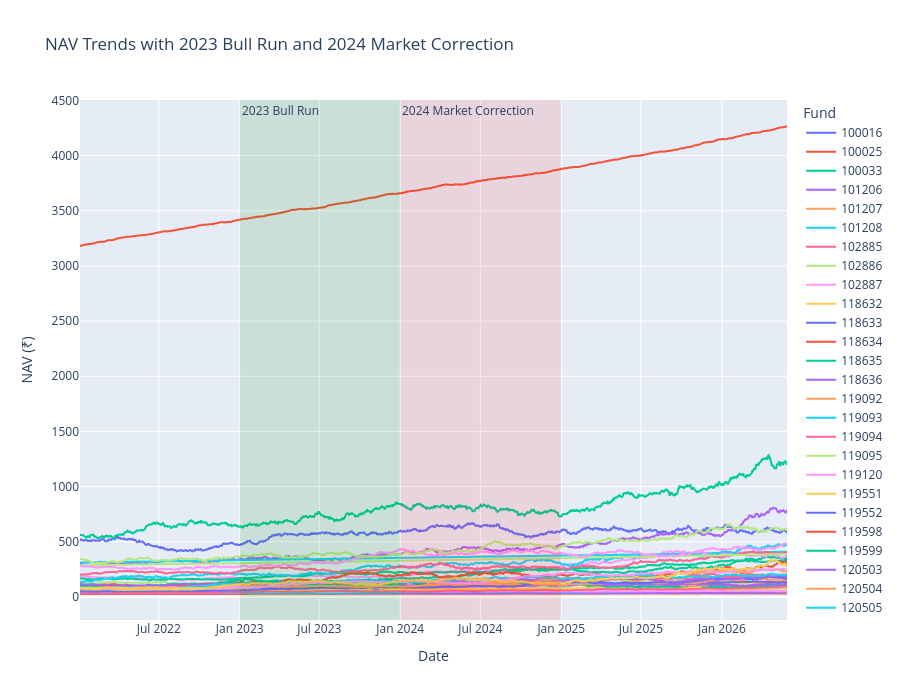

Notebook code cell kept with this figure:
### Code cell
fig = px.line(
    nav,
    x="date",
    y="nav",
    color="amfi_code",
    title="NAV Trends with 2023 Bull Run and 2024 Market Correction",
    labels={
        "date": "Date",
        "nav": "NAV (₹)",
        "amfi_code": "Fund"
    }
)

fig.add_vrect(
    x0="2023-01-01",
    x1="2023-12-31",
    fillcolor="green",
    opacity=0.12,
    line_width=0,
    annotation_text="2023 Bull Run",
    annotation_position="top left"
)

fig.add_vrect(
    x0="2024-01-01",
    x1="2024-12-31",
    fillcolor="red",
    opacity=0.10,
    line_width=0,
    annotation_text="2024 Market Correction",
    annotation_position="top left"
)

fig.update_layout(
    height=700
)
# Save as PNG
fig.write_image(
    OUTPUT_DIR / "nav_trends_highlighted.png",
    width=1400,
    height=700
)

# Display chart
fig.show()

print("Highlighted NAV chart saved successfully!")

### Figure 1 — Plotly figure (JSON) as saved in the notebook; plotly's stock layout.template omitted (floating-point values rounded to 4 significant figures; data arrays with more than 128 entries replaced by an {"elided": "..."} marker saying what was removed)
{"data": [{"hovertemplate": "Fund=100016<br>Date=%{x}<br>NAV (₹)=%{y}<extra></extra>", "legendgroup": "100016", "line": {"color": "#636efa", "dash": "solid"}, "marker": {"symbol": "circle"}, "mode": "lines", "name": "100016", "showlegend": true, "type": "scattergl", "x": {"elided": "1150 str values"}, "xaxis": "x", "y": {"elided": "1150 float values"}, "yaxis": "y"}, {"hovertemplate": "Fund=100025<br>Date=%{x}<br>NAV (₹)=%{y}<extra></extra>", "legendgroup": "100025", "line": {"color": "#EF553B", "dash": "solid"}, "marker": {"symbol": "circle"}, "mode": "lines", "name": "100025", "showlegend": true, "type": "scattergl", "x": {"elided": "1150 str values"}, "xaxis": "x", "y": {"elided": "1150 float values"}, "yaxis": "y"}, {"hovertemplate": "Fund=100033<br>Date=%{x}<br>NAV (₹)=%{y}<extra></extra>", "legendgroup": "100033", "line": {"color": "#00cc96", "dash": "solid"}, "marker": {"symbol": "circle"}, "mode": "lines", "name": "100033", "showlegend": true, "type": "scattergl", "x": {"elided": "1150 str values"}, "xaxis": "x", "y": {"elided": "1150 float values"}, "yaxis": "y"}, {"hovertemplate": "Fund=101206<br>Date=%{x}<br>NAV (₹)=%{y}<extra></extra>", "legendgroup": "101206", "line": {"color": "#ab63fa", "dash": "solid"}, "marker": {"symbol": "circle"}, "mode": "lines", "name": "101206", "showlegend": true, "type": "scattergl", "x": {"elided": "1150 str values"}, "xaxis": "x", "y": {"elided": "1150 float values"}, "yaxis": "y"}, {"hovertemplate": "Fund=101207<br>Date=%{x}<br>NAV (₹)=%{y}<extra></extra>", "legendgroup": "101207", "line": {"color": "#FFA15A", "dash": "solid"}, "marker": {"symbol": "circle"}, "mode": "lines", "name": "101207", "showlegend": true, "type": "scattergl", "x": {"elided": "1150 str values"}, "xaxis": "x", "y": {"elided": "1150 float values"}, "yaxis": "y"}, {"hovertemplate": "Fund=101208<br>Date=%{x}<br>NAV (₹)=%{y}<extra></extra>", "legendgroup": "101208", "line": {"color": "#19d3f3", "dash": "solid"}, "marker": {"symbol": "circle"}, "mode": "lines", "name": "101208", "showlegend": true, "type": "scattergl", "x": {"elided": "1150 str values"}, "xaxis": "x", "y": {"elided": "1150 float values"}, "yaxis": "y"}, {"hovertemplate": "Fund=102885<br>Date=%{x}<br>NAV (₹)=%{y}<extra></extra>", "legendgroup": "102885", "line": {"color": "#FF6692", "dash": "solid"}, "marker": {"symbol": "circle"}, "mode": "lines", "name": "102885", "showlegend": true, "type": "scattergl", "x": {"elided": "1150 str values"}, "xaxis": "x", "y": {"elided": "1150 float values"}, "yaxis": "y"}, {"hovertemplate": "Fund=102886<br>Date=%{x}<br>NAV (₹)=%{y}<extra></extra>", "legendgroup": "102886", "line": {"color": "#B6E880", "dash": "solid"}, "marker": {"symbol": "circle"}, "mode": "lines", "name": "102886", "showlegend": true, "type": "scattergl", "x": {"elided": "1150 str values"}, "xaxis": "x", "y": {"elided": "1150 float values"}, "yaxis": "y"}, {"hovertemplate": "Fund=102887<br>Date=%{x}<br>NAV (₹)=%{y}<extra></extra>", "legendgroup": "102887", "line": {"color": "#FF97FF", "dash": "solid"}, "marker": {"symbol": "circle"}, "mode": "lines", "name": "102887", "showlegend": true, "type": "scattergl", "x": {"elided": "1150 str values"}, "xaxis": "x", "y": {"elided": "1150 float values"}, "yaxis": "y"}, {"hovertemplate": "Fund=118632<br>Date=%{x}<br>NAV (₹)=%{y}<extra></extra>", "legendgroup": "118632", "line": {"color": "#FECB52", "dash": "solid"}, "marker": {"symbol": "circle"}, "mode": "lines", "name": "118632", "showlegend": true, "type": "scattergl", "x": {"elided": "1150 str values"}, "xaxis": "x", "y": {"elided": "1150 float values"}, "yaxis": "y"}, {"hovertemplate": "Fund=118633<br>Date=%{x}<br>NAV (₹)=%{y}<extra></extra>", "legendgroup": "118633", "line": {"color": "#636efa", "dash": "solid"}, "marker": {"symbol": "circle"}, "mode": "lines", "name": "118633", "showlegend": true, "type": "scattergl", "x": {"elided": "1150 str values"}, "xaxis": "x", "y": {"elided": "1150 float values"}, "yaxis": "y"}, {"hovertemplate": "Fund=118634<br>Date=%{x}<br>NAV (₹)=%{y}<extra></extra>", "legendgroup": "118634", "line": {"color": "#EF553B", "dash": "solid"}, "marker": {"symbol": "circle"}, "mode": "lines", "name": "118634", "showlegend": true, "type": "scattergl", "x": {"elided": "1150 str values"}, "xaxis": "x", "y": {"elided": "1150 float values"}, "yaxis": "y"}, {"hovertemplate": "Fund=118635<br>Date=%{x}<br>NAV (₹)=%{y}<extra></extra>", "legendgroup": "118635", "line": {"color": "#00cc96", "dash": "solid"}, "marker": {"symbol": "circle"}, "mode": "lines", "name": "118635", "showlegend": true, "type": "scattergl", "x": {"elided": "1150 str values"}, "xaxis": "x", "y": {"elided": "1150 float values"}, "yaxis": "y"}, {"hovertemplate": "Fund=118636<br>Date=%{x}<br>NAV (₹)=%{y}<extra></extra>", "legendgroup": "118636", "line": {"color": "#ab63fa", "dash": "solid"}, "marker": {"symbol": "circle"}, "mode": "lines", "name": "118636", "showlegend": true, "type": "scattergl", "x": {"elided": "1150 str values"}, "xaxis": "x", "y": {"elided": "1150 float values"}, "yaxis": "y"}, {"hovertemplate": "Fund=119092<br>Date=%{x}<br>NAV (₹)=%{y}<extra></extra>", "legendgroup": "119092", "line": {"color": "#FFA15A", "dash": "solid"}, "marker": {"symbol": "circle"}, "mode": "lines", "name": "119092", "showlegend": true, "type": "scattergl", "x": {"elided": "1150 str values"}, "xaxis": "x", "y": {"elided": "1150 float values"}, "yaxis": "y"}, {"hovertemplate": "Fund=119093<br>Date=%{x}<br>NAV (₹)=%{y}<extra></extra>", "legendgroup": "119093", "line": {"color": "#19d3f3", "dash": "solid"}, "marker": {"symbol": "circle"}, "mode": "lines", "name": "119093", "showlegend": true, "type": "scattergl", "x": {"elided": "1150 str values"}, "xaxis": "x", "y": {"elided": "1150 float values"}, "yaxis": "y"}, {"hovertemplate": "Fund=119094<br>Date=%{x}<br>NAV (₹)=%{y}<extra></extra>", "legendgroup": "119094", "line": {"color": "#FF6692", "dash": "solid"}, "marker": {"symbol": "circle"}, "mode": "lines", "name": "119094", "showlegend": true, "type": "scattergl", "x": {"elided": "1150 str values"}, "xaxis": "x", "y": {"elided": "1150 float values"}, "yaxis": "y"}, {"hovertemplate": "Fund=119095<br>Date=%{x}<br>NAV (₹)=%{y}<extra></extra>", "legendgroup": "119095", "line": {"color": "#B6E880", "dash": "solid"}, "marker": {"symbol": "circle"}, "mode": "lines", "name": "119095", "showlegend": true, "type": "scattergl", "x": {"elided": "1150 str values"}, "xaxis": "x", "y": {"elided": "1150 float values"}, "yaxis": "y"}, {"hovertemplate": "Fund=119120<br>Date=%{x}<br>NAV (₹)=%{y}<extra></extra>", "legendgroup": "119120", "line": {"color": "#FF97FF", "dash": "solid"}, "marker": {"symbol": "circle"}, "mode": "lines", "name": "119120", "showlegend": true, "type": "scattergl", "x": {"elided": "1150 str values"}, "xaxis": "x", "y": {"elided": "1150 float values"}, "yaxis": "y"}, {"hovertemplate": "Fund=119551<br>Date=%{x}<br>NAV (₹)=%{y}<extra></extra>", "legendgroup": "119551", "line": {"color": "#FECB52", "dash": "solid"}, "marker": {"symbol": "circle"}, "mode": "lines", "name": "119551", "showlegend": true, "type": "scattergl", "x": {"elided": "1150 str values"}, "xaxis": "x", "y": {"elided": "1150 float values"}, "yaxis": "y"}, {"hovertemplate": "Fund=119552<br>Date=%{x}<br>NAV (₹)=%{y}<extra></extra>", "legendgroup": "119552", "line": {"color": "#636efa", "dash": "solid"}, "marker": {"symbol": "circle"}, "mode": "lines", "name": "119552", "showlegend": true, "type": "scattergl", "x": {"elided": "1150 str values"}, "xaxis": "x", "y": {"elided": "1150 float values"}, "yaxis": "y"}, {"hovertemplate": "Fund=119598<br>Date=%{x}<br>NAV (₹)=%{y}<extra></extra>", "legendgroup": "119598", "line": {"color": "#EF553B", "dash": "solid"}, "marker": {"symbol": "circle"}, "mode": "lines", "name": "119598", "showlegend": true, "type": "scattergl", "x": {"elided": "1150 str values"}, "xaxis": "x", "y": {"elided": "1150 float values"}, "yaxis": "y"}, {"hovertemplate": "Fund=119599<br>Date=%{x}<br>NAV (₹)=%{y}<extra></extra>", "legendgroup": "119599", "line": {"color": "#00cc96", "dash": "solid"}, "marker": {"symbol": "circle"}, "mode": "lines", "name": "119599", "showlegend": true, "type": "scattergl", "x": {"elided": "1150 str values"}, "xaxis": "x", "y": {"elided": "1150 float values"}, "yaxis": "y"}, {"hovertemplate": "Fund=120503<br>Date=%{x}<br>NAV (₹)=%{y}<extra></extra>", "legendgroup": "120503", "line": {"color": "#ab63fa", "dash": "solid"}, "marker": {"symbol": "circle"}, "mode": "lines", "name": "120503", "showlegend": true, "type": "scattergl", "x": {"elided": "1150 str values"}, "xaxis": "x", "y": {"elided": "1150 float values"}, "yaxis": "y"}, {"hovertemplate": "Fund=120504<br>Date=%{x}<br>NAV (₹)=%{y}<extra></extra>", "legendgroup": "120504", "line": {"color": "#FFA15A", "dash": "solid"}, "marker": {"symbol": "circle"}, "mode": "lines", "name": "120504", "showlegend": true, "type": "scattergl", "x": {"elided": "1150 str values"}, "xaxis": "x", "y": {"elided": "1150 float values"}, "yaxis": "y"}, {"hovertemplate": "Fund=120505<br>Date=%{x}<br>NAV (₹)=%{y}<extra></extra>", "legendgroup": "120505", "line": {"color": "#19d3f3", "dash": "solid"}, "marker": {"symbol": "circle"}, "mode": "lines", "name": "120505", "showlegend": true, "type": "scattergl", "x": {"elided": "1150 str values"}, "xaxis": "x", "y": {"elided": "1150 float values"}, "yaxis": "y"}, {"hovertemplate": "Fund=120506<br>Date=%{x}<br>NAV (₹)=%{y}<extra></extra>", "legendgroup": "120506", "line": {"color": "#FF6692", "dash": "solid"}, "marker": {"symbol": "circle"}, "mode": "lines", "name": "120506", "showlegend": true, "type": "scattergl", "x": {"elided": "1150 str values"}, "xaxis": "x", "y": {"elided": "1150 float values"}, "yaxis": "y"}, {"hovertemplate": "Fund=120507<br>Date=%{x}<br>NAV (₹)=%{y}<extra></extra>", "legendgroup": "120507", "line": {"color": "#B6E880", "dash": "solid"}, "marker": {"symbol": "circle"}, "mode": "lines", "name": "120507", "showlegend": true, "type": "scattergl", "x": {"elided": "1150 str values"}, "xaxis": "x", "y": {"elided": "1150 float values"}, "yaxis": "y"}, {"hovertemplate": "Fund=120841<br>Date=%{x}<br>NAV (₹)=%{y}<extra></extra>", "legendgroup": "120841", "line": {"color": "#FF97FF", "dash": "solid"}, "marker": {"symbol": "circle"}, "mode": "lines", "name": "120841", "showlegend": true, "type": "scattergl", "x": {"elided": "1150 str values"}, "xaxis": "x", "y": {"elided": "1150 float values"}, "yaxis": "y"}, {"hovertemplate": "Fund=120842<br>Date=%{x}<br>NAV (₹)=%{y}<extra></extra>", "legendgroup": "120842", "line": {"color": "#FECB52", "dash": "solid"}, "marker": {"symbol": "circle"}, "mode": "lines", "name": "120842", "showlegend": true, "type": "scattergl", "x": {"elided": "1150 str values"}, "xaxis": "x", "y": {"elided": "1150 float values"}, "yaxis": "y"}, {"hovertemplate": "Fund=120843<br>Date=%{x}<br>NAV (₹)=%{y}<extra></extra>", "legendgroup": "120843", "line": {"color": "#636efa", "dash": "solid"}, "marker": {"symbol": "circle"}, "mode": "lines", "name": "120843", "showlegend": true, "type": "scattergl", "x": {"elided": "1150 str values"}, "xaxis": "x", "y": {"elided": "1150 float values"}, "yaxis": "y"}, {"hovertemplate": "Fund=120844<br>Date=%{x}<br>NAV (₹)=%{y}<extra></extra>", "legendgroup": "120844", "line": {"color": "#EF553B", "dash": "solid"}, "marker": {"symbol": "circle"}, "mode": "lines", "name": "120844", "showlegend": true, "type": "scattergl", "x": {"elided": "1150 str values"}, "xaxis": "x", "y": {"elided": "1150 float values"}, "yaxis": "y"}, {"hovertemplate": "Fund=125497<br>Date=%{x}<br>NAV (₹)=%{y}<extra></extra>", "legendgroup": "125497", "line": {"color": "#00cc96", "dash": "solid"}, "marker": {"symbol": "circle"}, "mode": "lines", "name": "125497", "showlegend": true, "type": "scattergl", "x": {"elided": "1150 str values"}, "xaxis": "x", "y": {"elided": "1150 float values"}, "yaxis": "y"}, {"hovertemplate": "Fund=125498<br>Date=%{x}<br>NAV (₹)=%{y}<extra></extra>", "legendgroup": "125498", "line": {"color": "#ab63fa", "dash": "solid"}, "marker": {"symbol": "circle"}, "mode": "lines", "name": "125498", "showlegend": true, "type": "scattergl", "x": {"elided": "1150 str values"}, "xaxis": "x", "y": {"elided": "1150 float values"}, "yaxis": "y"}, {"hovertemplate": "Fund=148567<br>Date=%{x}<br>NAV (₹)=%{y}<extra></extra>", "legendgroup": "148567", "line": {"color": "#FFA15A", "dash": "solid"}, "marker": {"symbol": "circle"}, "mode": "lines", "name": "148567", "showlegend": true, "type": "scattergl", "x": {"elided": "1150 str values"}, "xaxis": "x", "y": {"elided": "1150 float values"}, "yaxis": "y"}, {"hovertemplate": "Fund=148568<br>Date=%{x}<br>NAV (₹)=%{y}<extra></extra>", "legendgroup": "148568", "line": {"color": "#19d3f3", "dash": "solid"}, "marker": {"symbol": "circle"}, "mode": "lines", "name": "148568", "showlegend": true, "type": "scattergl", "x": {"elided": "1150 str values"}, "xaxis": "x", "y": {"elided": "1150 float values"}, "yaxis": "y"}, {"hovertemplate": "Fund=148569<br>Date=%{x}<br>NAV (₹)=%{y}<extra></extra>", "legendgroup": "148569", "line": {"color": "#FF6692", "dash": "solid"}, "marker": {"symbol": "circle"}, "mode": "lines", "name": "148569", "showlegend": true, "type": "scattergl", "x": {"elided": "1150 str values"}, "xaxis": "x", "y": {"elided": "1150 float values"}, "yaxis": "y"}, {"hovertemplate": "Fund=149322<br>Date=%{x}<br>NAV (₹)=%{y}<extra></extra>", "legendgroup": "149322", "line": {"color": "#B6E880", "dash": "solid"}, "marker": {"symbol": "circle"}, "mode": "lines", "name": "149322", "showlegend": true, "type": "scattergl", "x": {"elided": "1150 str values"}, "xaxis": "x", "y": {"elided": "1150 float values"}, "yaxis": "y"}, {"hovertemplate": "Fund=149323<br>Date=%{x}<br>NAV (₹)=%{y}<extra></extra>", "legendgroup": "149323", "line": {"color": "#FF97FF", "dash": "solid"}, "marker": {"symbol": "circle"}, "mode": "lines", "name": "149323", "showlegend": true, "type": "scattergl", "x": {"elided": "1150 str values"}, "xaxis": "x", "y": {"elided": "1150 float values"}, "yaxis": "y"}, {"hovertemplate": "Fund=149324<br>Date=%{x}<br>NAV (₹)=%{y}<extra></extra>", "legendgroup": "149324", "line": {"color": "#FECB52", "dash": "solid"}, "marker": {"symbol": "circle"}, "mode": "lines", "name": "149324", "showlegend": true, "type": "scattergl", "x": {"elided": "1150 str values"}, "xaxis": "x", "y": {"elided": "1150 float values"}, "yaxis": "y"}], "layout": {"annotations": [{"showarrow": false, "text": "2023 Bull Run", "x": "2023-01-01", "xanchor": "left", "xref": "x", "y": 1, "yanchor": "top", "yref": "y domain"}, {"showarrow": false, "text": "2024 Market Correction", "x": "2024-01-01", "xanchor": "left", "xref": "x", "y": 1, "yanchor": "top", "yref": "y domain"}], "height": 700, "legend": {"title": {"text": "Fund"}, "tracegroupgap": 0}, "shapes": [{"fillcolor": "green", "line": {"width": 0}, "opacity": 0.12, "type": "rect", "x0": "2023-01-01", "x1": "2023-12-31", "xref": "x", "y0": 0, "y1": 1, "yref": "y domain"}, {"fillcolor": "red", "line": {"width": 0}, "opacity": 0.1, "type": "rect", "x0": "2024-01-01", "x1": "2024-12-31", "xref": "x", "y0": 0, "y1": 1, "yref": "y domain"}], "title": {"text": "NAV Trends with 2023 Bull Run and 2024 Market Correction"}, "xaxis": {"anchor": "y", "domain": [0, 1], "title": {"text": "Date"}}, "yaxis": {"anchor": "x", "domain": [0, 1], "title": {"text": "NAV (₹)"}}}}
